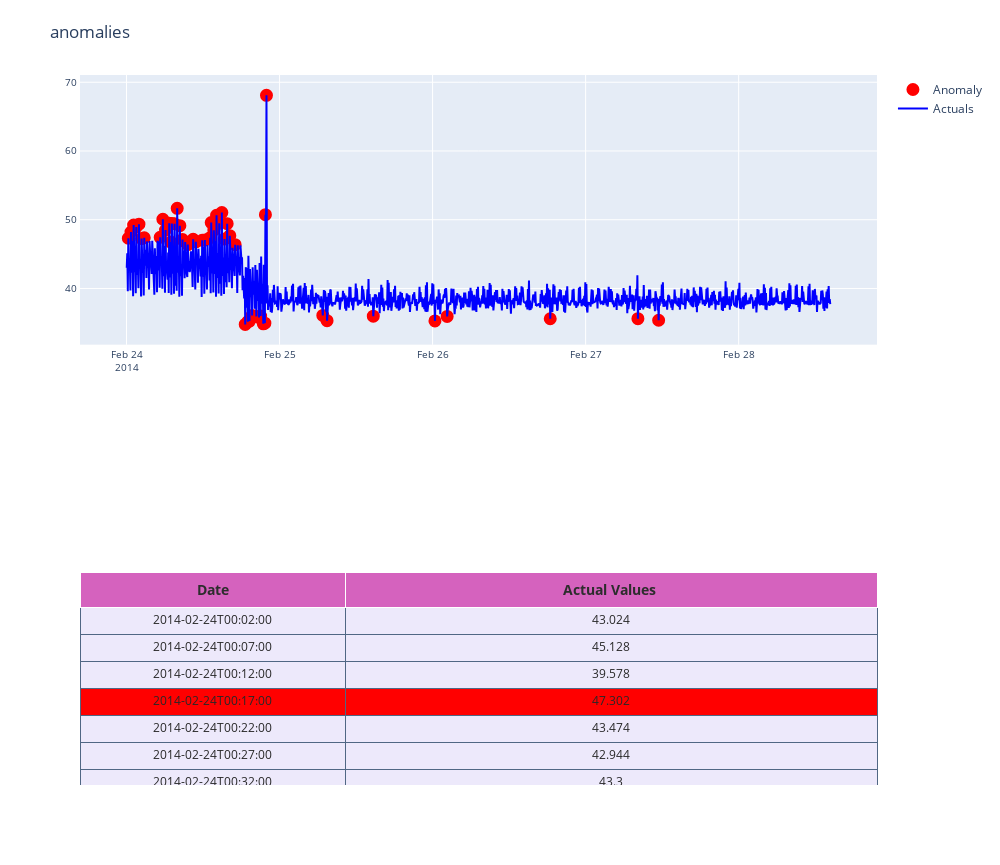

The notebook cell saved with this chart:
### Code cell
def plot_anomaly(df,metric_name):
    df.timestamp = pd.to_datetime(df['timestamp'].astype(str), format="%Y-%m-%d %H:%M:%S")
    dates = df.timestamp
    #identify the anomaly points and create a array of its values for plot
    bool_array = (abs(df['anomaly']) > 0)
    actuals = df["value"][-len(bool_array):]
    anomaly_points = bool_array * actuals
    anomaly_points[anomaly_points == 0] = np.nan
    #A dictionary for conditional format table based on anomaly
    color_map = {0: "rgba(228, 222, 249, 0.65)", 1: "red"}#Table which includes Date,Actuals,Change occured from previous point
    table = go.Table(
    domain=dict(x=[0, 1],
                y=[0, 0.3]),
    columnwidth=[1, 2],
    # columnorder=[0, 1, 2,],
    header=dict(height=20,
                values=[['<b>Date</b>'], ['<b>Actual Values </b>'],
                        ],
                font=dict(color=['rgb(45, 45, 45)'] * 5, size=14),
                fill=dict(color='#d562be')),
    cells=dict(values=[df.round(3)[k].tolist() for k in ['timestamp', 'value']],
               line=dict(color='#506784'),
               align=['center'] * 5,
               font=dict(color=['rgb(40, 40, 40)'] * 5, size=12),
               # format = [None] + [",.4f"] + [',.4f'],
               # suffix=[None] * 4,
               suffix=[None] + [''] + [''] + ['%'] + [''],
               height=27,
               fill=dict(color=[df['anomaly'].map(color_map)],#map based on anomaly level from dictionary
               )
               ))
    
    #Plot the actuals points
    Actuals = go.Scatter(name='Actuals',
                     x=dates,
                     y=df['value'],
                     xaxis='x1', yaxis='y1',
                     mode='lines',
                     marker=dict(size=12,
                                 line=dict(width=1),
                                 color="blue"))
    print(Actuals)
    #Highlight the anomaly points
    anomalies_map = go.Scatter(name="Anomaly",
                               showlegend=True,
                               x=dates,
                               y=anomaly_points,
                               mode='markers',
                               xaxis='x1',
                               yaxis='y1',
                               marker=dict(color="red",
                                           size=11,
                                           line=dict(
                                               color="red",
                                               width=2)))
    axis = dict(
        showline=True,
        zeroline=False,
        showgrid=True,
        mirror=True,
        ticklen=4,
        gridcolor='#ffffff',
        tickfont=dict(size=10))
    layout = dict(
        width=1000,
        height=865,
        autosize=False,
        title=metric_name,
        margin=dict(t=75),
        showlegend=True,
        xaxis1=dict(axis, **dict(domain=[0, 1], anchor='y1', showticklabels=True)),
        yaxis1=dict(axis, **dict(domain=[2 * 0.21 + 0.20, 1], anchor='x1', hoverformat='.2f')))
    fig = go.Figure(data=[table, anomalies_map, Actuals], layout=layout)
    iplot(fig)
    pyplot.show()

plot_anomaly(df,'anomalies')

### Figure 1 — Plotly figure (JSON) as saved in the notebook; plotly's stock layout.template omitted (floating-point values rounded to 4 significant figures; data arrays with more than 128 entries replaced by an {"elided": "..."} marker saying what was removed)
{"data": [{"cells": {"align": ["center", "center", "center", "center", "center"], "fill": {"color": {"elided": "1x1325 str values"}}, "font": {"color": ["rgb(40, 40, 40)", "rgb(40, 40, 40)", "rgb(40, 40, 40)", "rgb(40, 40, 40)", "rgb(40, 40, 40)"], "size": 12}, "height": 27, "line": {"color": "#506784"}, "suffix": [null, "", "", "%", ""], "values": {"elided": "2x1325 mixed values"}}, "columnwidth": [1, 2], "domain": {"x": [0, 1], "y": [0, 0.3]}, "header": {"fill": {"color": "#d562be"}, "font": {"color": ["rgb(45, 45, 45)", "rgb(45, 45, 45)", "rgb(45, 45, 45)", "rgb(45, 45, 45)", "rgb(45, 45, 45)"], "size": 14}, "height": 20, "values": [["<b>Date</b>"], ["<b>Actual Values </b>"]]}, "type": "table"}, {"marker": {"color": "red", "line": {"color": "red", "width": 2}, "size": 11}, "mode": "markers", "name": "Anomaly", "showlegend": true, "type": "scatter", "x": {"elided": "1325 str values"}, "xaxis": "x", "y": {"elided": "1325 float values"}, "yaxis": "y"}, {"marker": {"color": "blue", "line": {"width": 1}, "size": 12}, "mode": "lines", "name": "Actuals", "type": "scatter", "x": {"elided": "1325 str values"}, "xaxis": "x", "y": {"elided": "1325 float values"}, "yaxis": "y"}], "layout": {"autosize": false, "height": 865, "margin": {"t": 75}, "showlegend": true, "title": {"text": "anomalies"}, "width": 1000, "xaxis": {"anchor": "y", "domain": [0, 1], "gridcolor": "#ffffff", "mirror": true, "showgrid": true, "showline": true, "showticklabels": true, "tickfont": {"size": 10}, "ticklen": 4, "zeroline": false}, "yaxis": {"anchor": "x", "domain": [0.62, 1], "gridcolor": "#ffffff", "hoverformat": ".2f", "mirror": true, "showgrid": true, "showline": true, "tickfont": {"size": 10}, "ticklen": 4, "zeroline": false}}}
